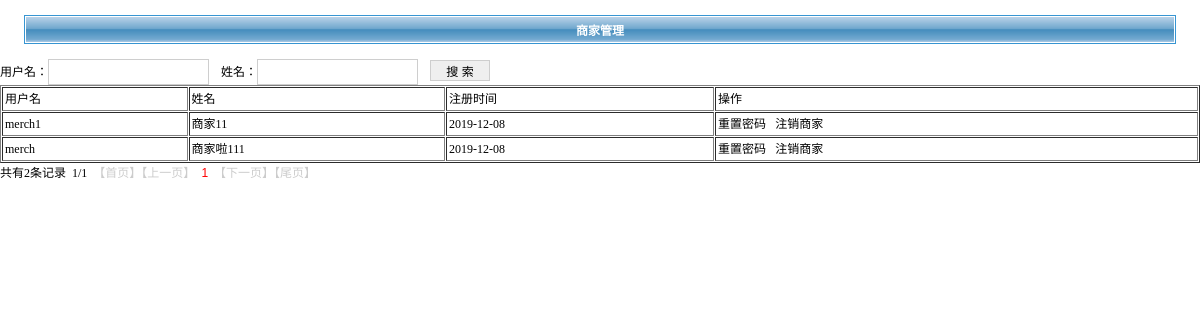
The app's page /manage/merch_list.php with its own data.
### tables this page shows
CREATE TABLE `t_user`
(
    `Id`       int(11) NOT NULL AUTO_INCREMENT COMMENT '数据库主键',
    `username` varchar(255) DEFAULT NULL COMMENT '用户名',
    `password` varchar(255) DEFAULT NULL COMMENT '密码',
    `role`     int(11)      DEFAULT NULL COMMENT '用户角色，1表示系统管理员，2表示用户',
    `name`     varchar(255) DEFAULT NULL COMMENT '姓名',
    `tel`      varchar(255) DEFAULT NULL COMMENT '手机号码',
    `address`  varchar(255) DEFAULT NULL COMMENT '收货地址',
    `ctime`    varchar(255) DEFAULT NULL COMMENT '注册时间',
    `avatar`   varchar(255) DEFAULT '' COMMENT '头像',
    PRIMARY KEY (`Id`)
);

### manage/merch_list.php (the view, shortened to what this page needs)
<?php
include_once '../lib/fun.php';
$url = "merch_list.php?1=1";
$username = !empty($_REQUEST['username']) ? $_REQUEST['username'] : '';
$name = !empty($_REQUEST['name']) ? $_REQUEST['name'] : '';
$where = " where ";
$where = $where . " role=3  ";
$pagenum = isset($_GET['pagenum']) ? intval($_GET['pagenum']) : 1;
$pagenum = max($pagenum, 1);
$pageSize = 10;
$offset = ($pagenum - 1) * $pageSize;
$sql = " select username,name,ctime from t_user  $where order by id desc limit {$offset},{$pageSize}";
$dataArray = exeRead($sql);
$sql = " select count(Id) as total from t_user $where";
$dataTotal = exeRead($sql);
$total = $dataTotal[0]['total'];
$pageinfo = pages($total, $pageSize, $pagenum, $url, "共有" . $total . "条记录");
?>
<!DOCTYPE HTML PUBLIC "-//W3C//DTD HTML 4.0 Transitional//EN">
<html>
<head>
    <link href="css/main.css" type="text/css" rel="stylesheet">
</head>
<body bottommargin="0" leftmargin="0" topmargin="0" rightmargin="0">
<br>
<table class="usertableborder" cellspacing="1" cellpadding="3" width="96%" align="center"
       border="0">
    <tr>
        <th colspan="3">商家管理</th>
    </tr>
</table>
<br>
<form action="userlist.php?submit=1" method="post">
    <div align="left">
        用户名：<input type="text" name="username" value="<?php echo $username; ?>" style="height: 26px;">
        &nbsp;&nbsp;
        姓名：<input type="text" name="name" value="<?php echo $name; ?>" style="height: 26px;">
        <input type="submit" value="&nbsp;搜&nbsp;索&nbsp;" style="width: 60px;">
    </div>
</form>
<table class="table" cellspacing="1" cellpadding="2" width="100%" align="center" border="1">
    <tbody>
    <tr>
        <td>用户名</td>
        <td>姓名</td>
        <td>注册时间</td>
        <td class="td_bg">操作</td>
    </tr>
    <?php
    foreach ($dataArray as $value) {
        ?>
        <tr>
            <td><?php echo $value['username']; ?>&nbsp;</td>
            <td><?php echo $value['name']; ?>&nbsp;</td>
            <td><?php echo $value['ctime']; ?>&nbsp;</td>
            <td class="td_bg">
                <a href="userpassword.php?Id=<?php echo $value['Id']; ?>" onclick="return confirm('确定要重置密码吗?'); ">
                    <span style="font-size: 12px;">重置密码</span></a>
                <a href="userdelete.php?Id=<?php echo $value['Id']; ?>" onclick="return confirm('确定要注销用户吗?'); ">
                    <span style="font-size: 12px;">注销商家</span></a>
            </td>
        </tr>
        <?php
    }
    ?>
    </tbody>
</table>
<?php echo $pageinfo ?>
</body>
</html>

### manage/css/main.css (style rules this page uses)
A { COLOR: #000000; TEXT-DECORATION: none }
BODY { SCROLLBAR-FACE-COLOR: #f6f6f6; FONT-SIZE: 12px; SCROLLBAR-HIGHLIGHT-COLOR: #ffffff; SCROLLBAR-SHADOW-COLOR: #cccccc; COLOR: #000000; SCROLLBAR-3DLIGHT-COLOR: #cccccc; SCROLLBAR-ARROW-COLOR: #330000; SCROLLBAR-TRACK-COLOR: #fefefe; FONT-FAMILY: ����; SCROLLBAR-DARKSHADOW-COLOR: #ffffff; BACKGROUND-COLOR: #ffffff }
TD { TABLE-LAYOUT: fixed; FONT-SIZE: 12px; WORD-BREAK: break-all; LINE-HEIGHT: 150%; FONT-FAMILY: ���� }
INPUT { BORDER-RIGHT: #cecece 1px solid; BORDER-TOP: #cecece 1px solid; FONT-SIZE: 12px; BORDER-LEFT: #cecece 1px solid; BORDER-BOTTOM: #cecece 1px solid; FONT-FAMILY: Verdana, Arial, Helvetica, Sans-serif,����; TEXT-DECORATION: none }
SPAN { FONT-SIZE: 12px; FONT-FAMILY: Verdana, Arial, Helvetica, Sans-serif,����; POSITION: static }
.UserTableBorder { BORDER-RIGHT: #3795d2 1px solid; BORDER-TOP: #3795d2 1px solid; FONT-WEIGHT: normal; FONT-SIZE: 12px; BORDER-LEFT: #3795d2 1px solid; WIDTH: 96%; LINE-HEIGHT: normal; BORDER-BOTTOM: #3795d2 1px solid; FONT-STYLE: normal; BACKGROUND-COLOR: #ffffff; FONT-VARIANT: normal }
TH { FONT-WEIGHT: bold; FONT-SIZE: 12px; COLOR: white; HEIGHT: 25px; background-image:url(../images/win_top.png) }
FORM { PADDING-RIGHT: 0px; PADDING-LEFT: 0px; PADDING-BOTTOM: 0px; MARGIN: 0px; PADDING-TOP: 0px }

### records on screen
t_user: username "merch1", name "商家11", ctime "2019-12-08"
t_user: username "merch", name "商家啦111", ctime "2019-12-08"

### other values on screen
$pageinfo "共有2条记录 1/1"
